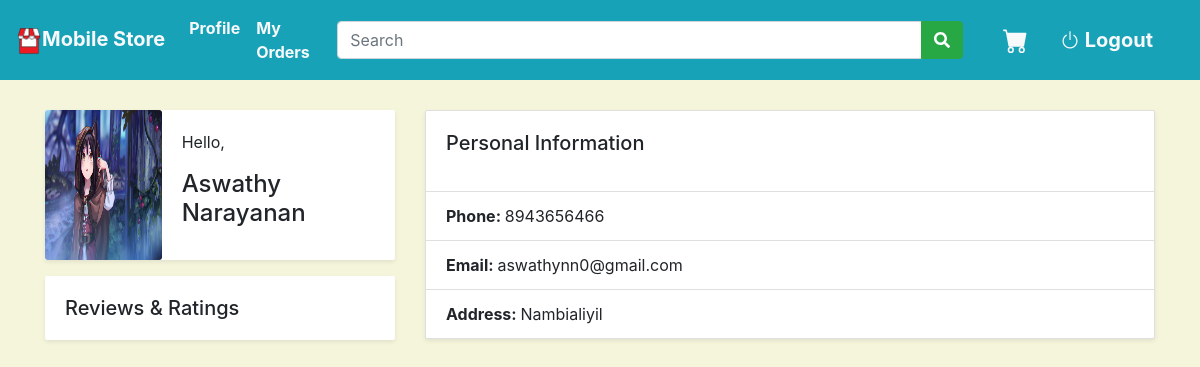
Page /customer/profc/ (signed in) on the committed database.
### account/models.py (models this page shows)
class CustomUser(AbstractUser):
    phone=models.IntegerField(null=True)
    address=models.CharField(null=True,max_length=500)
    image=models.ImageField(upload_to="profile_pic",null=True)
    options=(
        ("Store","Store"),
        ("Customer","Customer"),
    )
    usertype=models.CharField(max_length=100,choices=options,default="Customer")

### customer/views.py (the view)
# urls.py: path('profc/',ProView_cust.as_view(),name="prov"),
class ProView_cust(TemplateView):
    template_name="profile.html"

### customer/templates/profile.html (shortened to what this page needs)
{% extends 'navc.html' %}
{% block nav %}
    <div class="container pc">
      <div class="row">
            <div class="col-4">
                    <div class="abc">
                        <div class="row no-gutters">
                            <div class="col-md-4">
                                <img src="{{request.user.image.url}}" class="card-img" height="100%" width="100%" alt="Your Image">
                            </div>
                            <div class="col-md-8">
                                <div class="card-body">
                                    <p class="card-text">Hello,</p>
                                    <h4 class="card-title">{{request.user.first_name}} {{request.user.last_name}}</h4>
                                </div>
                            </div>
                        </div>
                    </div>
                    <div class="dwf">
                        <div class="row no-gutters">
                            <div class="col-md-8">
                                <div class="card-body">
                                    <h5 class="card-text">Reviews & Ratings</h5>
                                </div>
                            </div>
                        </div>
                    </div>
            </div>
            <div class="col-8">
                  <div class="card" style="width: 100%;">
                        <div class="card-body">
                          <h5 class="card-title">Personal Information</h5>
                        </div>
                        <ul class="list-group list-group-flush">
                          <li class="list-group-item"><strong>Phone: </strong> {{request.user.phone}}</li>
                          <li class="list-group-item"><strong>Email: </strong>{{request.user.email}}</li>
                          <li class="list-group-item"><strong>Address: </strong>{{request.user.address}}</li>
                        </ul>
                      </div>
            </div>
      </div>
</div>
{%endblock%}

### customer/templates/profile.html (style rules this page uses)
body { background: beige; }
.container.pc { margin-top: 30px; display: flex; flex-wrap: wrap; justify-content:center; }
.card { background-color: rgb(255, 255, 255) ; min-width: 150px; border-radius: 2px; box-shadow: 0 2px 4px 0 rgba(0,0,0,.08); }
.abc { background-color: #fff; border-radius: 2px; box-shadow: 0 2px 4px 0 rgba(0,0,0,.08); }
.dwf { margin-top: 16px; background-color: #fff; border-radius: 2px; box-shadow: 0 2px 4px 0 rgba(0,0,0,.08); }

### rows in the picture
CustomUser: user.image (picture), user.first_name "Aswathy", user.last_name "Narayanan", user.phone "8943656466", user.email "aswathynn0@gmail.com", user.address "Nambialiyil"
